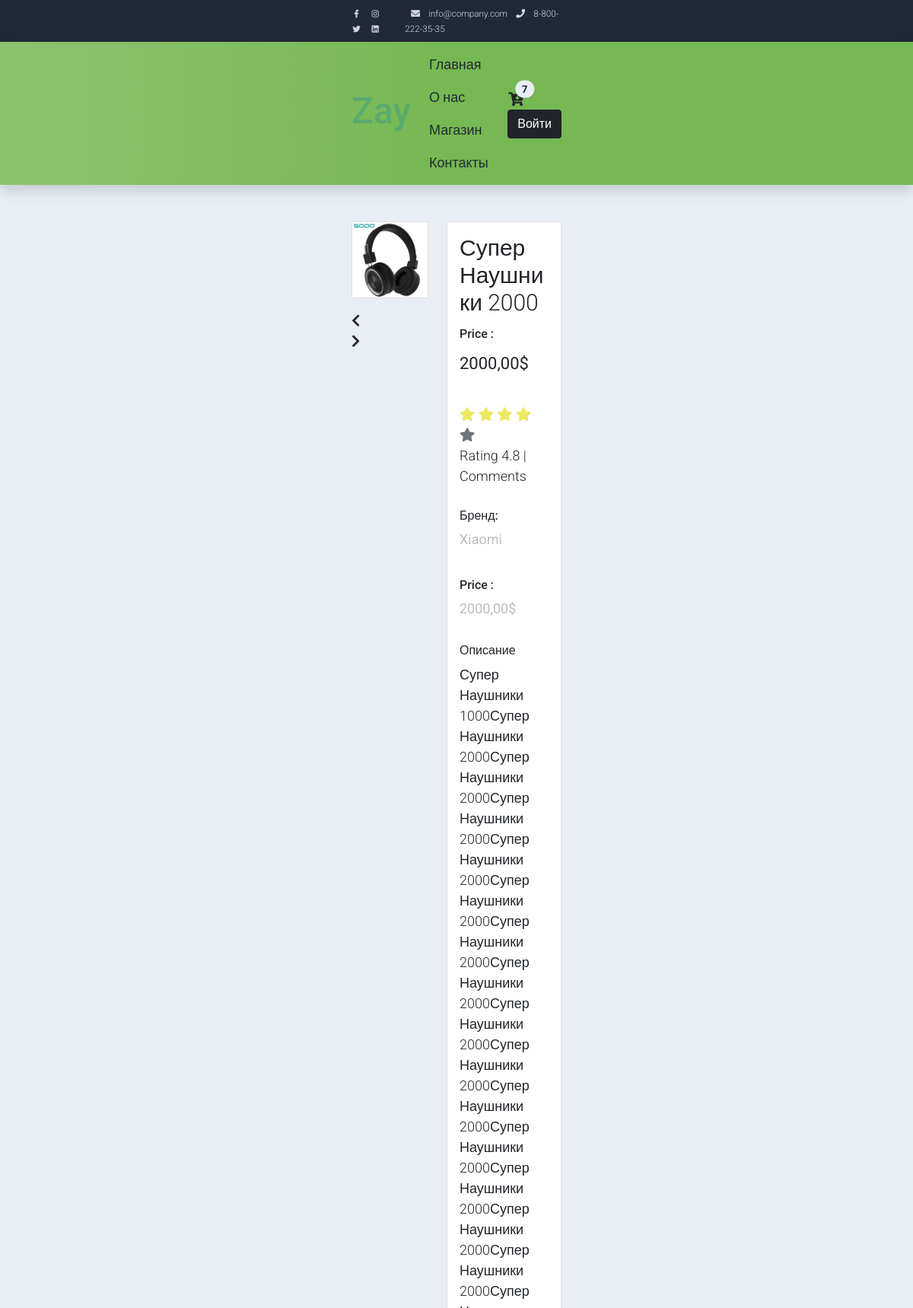
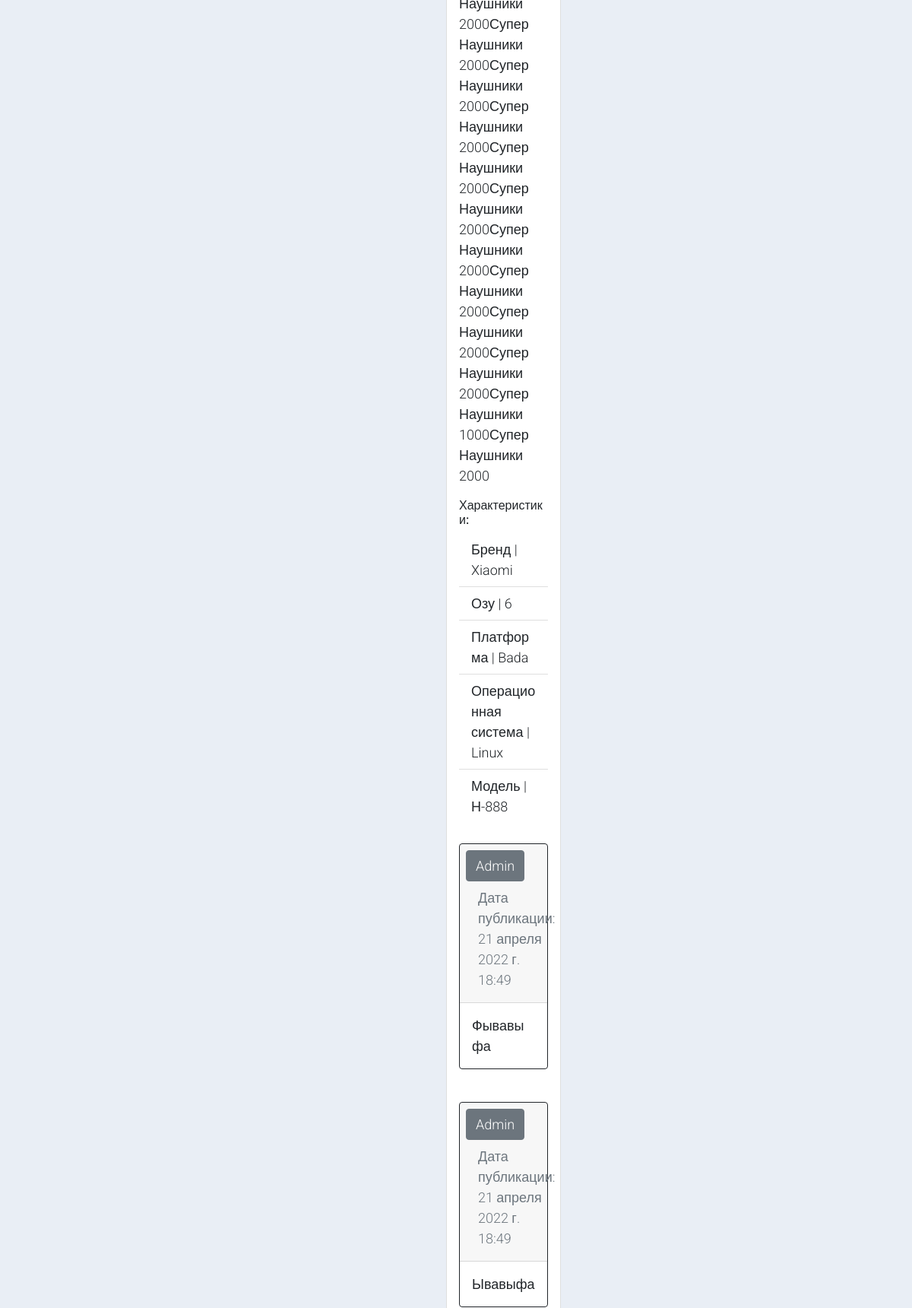
The page /single/super-naushniki-2000 (upper part) on the database its author committed (2 pictures, top to bottom).
### shop/models.py (models this page shows, shortened)
class Product(models.Model):
    category = models.ForeignKey(
        Category, related_name='products',
        on_delete=models.CASCADE, verbose_name='Категория'
    )
    name = models.CharField('Название', max_length=200, db_index=True)
    slug = models.SlugField('Юрл', max_length=200, db_index=True)
    image = models.ImageField('Изображение', upload_to='products/%Y/%m/%d')
    description = models.TextField('Описание продукта', blank=True)
    price = models.DecimalField('Цена', max_digits=10, decimal_places=2)
    stock = models.PositiveIntegerField('Остаток продукта')
    available = models.BooleanField('Наличие в ассортименте', default=True)
    created = models.DateTimeField('Дата создания', auto_now_add=True)
    updated = models.DateTimeField('Дата обновления', auto_now=True)
    model = models.CharField('Модель', max_length=100, db_index=True)
    manufacturer = models.ForeignKey(
        Brand, max_length=100,
        default=None,
        verbose_name='Производитель',
        on_delete=models.SET_NULL,
        null=True
    )
    os = models.ManyToManyField(
        OperatingSystems, verbose_name='Операционная система', blank=True
    )
    platform = models.ManyToManyField(
        Platform, verbose_name='Платформа', blank=True
    )
    ram = models.ManyToManyField(Ram, verbose_name='Озу', blank=True)
    class Meta:
        verbose_name = 'Продукт'
        verbose_name_plural = 'Продукты'
        ordering = ('name',)
        index_together = (('id', 'slug'),)

class Brand(models.Model):
    name = models.CharField('Название', max_length=100)
    image = models.ImageField(
        'Изображение', upload_to='brand/%Y/%m/%d', blank=True
    )
    class Meta:
        verbose_name = 'Бренд'
        verbose_name_plural = 'Бренд'
    def __str__(self):
        return self.name

class Ram(models.Model):
    count = models.IntegerField('Оперативная память')
    def __str__(self) -> str:
        return f'{self.count}'
    class Meta:
        verbose_name = 'Озу'
        verbose_name_plural = 'Озу'

class Platform(models.Model):
    name = models.CharField('Название', max_length=50)
    def __str__(self):
        return self.name
    class Meta:
        verbose_name = 'Платформа'
        verbose_name_plural = 'Платформы'

class OperatingSystems(models.Model):
    name = models.CharField('Название', max_length=50)
    def __str__(self):
        return self.name
    class Meta:
        verbose_name = 'Операционная система'
        verbose_name_plural = 'Операционные системы'

class Reviews(models.Model):
    email = models.EmailField()
    name = models.CharField('Имя', max_length=100)
    text = models.TextField('Сообщение', max_length=5000)
    parent = models.ForeignKey(
        'self', verbose_name='Родитель',
        on_delete=models.SET_NULL, blank=True, null=True
    )
    product = models.ForeignKey(
        Product, verbose_name='продукт',
        on_delete=models.CASCADE,
        related_name='product_review'
    )
    date = models.DateTimeField(auto_now=True)
    name = models.ForeignKey(
        User, blank=True, null=True,
        on_delete=models.PROTECT, verbose_name='Автор комментария'
    )
    class Meta:
        verbose_name = 'Отзыв'
        verbose_name_plural = 'Отзывы'
        ordering = ['-date']

### shop/views.py (the view)
# urls.py: path('single/<slug:product_slug>', views.PostDetail.as_view(), name='post_detail'),#конкретный товар
class PostDetail(DetailView):
    model = Product
    context_object_name = 'product'
    template_name = 'shop/single.html'
    slug_url_kwarg = 'product_slug'

### shop/templates/shop/single.html (shortened to what this page needs)
{% extends 'base.html' %}
    {% block content %}
        <section class="bg-light">
            <div class="container pb-5">
                <div class="row">
                    <div class="col-lg-5 mt-5">
                        <div class="card mb-3">
                            <img class="card-img img-fluid"
                                 src="{{ product.image.url }}"
                                 id="product-detail">
                        </div>
                        <div class="row">
                            <div class="col-1 align-self-center">
                                <a href="#multi-item-example" role="button" data-bs-slide="prev">
                                    <i class="text-dark fas fa-chevron-left"></i>
                                </a>
                            </div>
                            <div class="col-1 align-self-center">
                                <a href="#multi-item-example" role="button" data-bs-slide="next">
                                    <i class="text-dark fas fa-chevron-right"></i>
                                </a>
                            </div>
                        </div>
                    </div>
                    <div class="col-lg-7 mt-5">
                        <div class="card">
                            <div class="card-body">
                                <h1 class="h2">{{ product.name }}</h1>
                                <ul class="list-inline">
                                    <li class="list-inline-item">
                                        <h6>Price :</h6>
                                    </li>
                                    <li class="list-inline-item">
                                        <p class="h3 py-2">
                                            <strong>{{ product.price }}$</strong>
                                        </p>
                                    </li>
                                </ul>
                                <p class="py-2">
                                    <i class="fa fa-star text-warning"></i>
                                    <i class="fa fa-star text-warning"></i>
                                    <i class="fa fa-star text-warning"></i>
                                    <i class="fa fa-star text-warning"></i>
                                    <i class="fa fa-star text-secondary"></i>
                                    <span class="list-inline-item text-dark">Rating 4.8 | {{ product.reviews_set.all.count }} Comments</span>
                                </p>
                                <ul class="list-inline">
                                    <li class="list-inline-item">
                                        <h6>Бренд:</h6>
                                    </li>
                                    <li class="list-inline-item">
                                        <p class="text-muted">
                                            <strong>{{ product.manufacturer }}</strong>
                                        </p>
                                    </li>
                                </ul>
                                <ul class="list-inline">
                                    <li class="list-inline-item">
                                        <h6>Price :</h6>
                                    </li>
                                    <li class="list-inline-item">
                                        <p class="text-muted">
                                            <strong>{{ product.price }}$</strong>
                                        </p>
                                    </li>
                                </ul>
                                <h6>Описание</h6>
                                <p>
                                    {{ product.description }}
                                </p>
                                <h6>Характеристики:</h6>
                                <ul class="list-group list-group-flush">
                                    <li class="list-group-item">Бренд | {{product.manufacturer}}</li>
                                    <li class="list-group-item">Озу | {{product.ram.first}}</li>
                                    <li class="list-group-item">Платформа | {{product.platform.first}}</li>
                                    <li class="list-group-item">Операционная система | {{product.os.first}}</li>
                                    <li class="list-group-item">Модель | {{product.model}}</li>
                                  </ul>
                                <div class="row">
                                    <div class="single-form-left">
                                        <div class="contact-single">
                                            {% for review in product.product_review.all %}
                                            <br>
                                            <div class="card border-dark mb-3" style="max-width: 45rem;">
                                                <div class="card-header">
                                                    <ul class="nav nav-pills card-header-pills">
                                                    <li class="nav-item">
                                                        <a class="btn btn-secondary">{{ review.name|title }}</a>
                                                    </li>
                                                    <li class="nav-item">
                                                        <a class="nav-link disabled" tabindex="-1" aria-disabled="true">Дата публикации: {{ review.date }}</a>
                                                    </li>
                                                    </ul>
                                                </div>
                                                <div class="card-body text-dark">
                                                    <p class="card-text">{{ review.text|title }}</p>
                                                </div>
                                            </div>
                                            {% endfor %}
                                        </div>
                                    </div>
                                </div>
                            </div>
                        </div>
                    </div>
                </div>
            </div>
        </section>
    {% endblock %}

### shop/static/css/templatemo.css (style rules this page uses)
body, ul, li, p, a, label, input, div { font-family: 'Roboto', sans-serif; font-size: 18px !important; font-weight: 300 !important; }
.h2 { font-family: 'Roboto', sans-serif; font-size: 30px !important; font-weight: 300; }
.h3 { font-family: 'Roboto', sans-serif; font-size: 22px !important; }
.text-warning { color: #ede861 !important; }
.text-muted { color: #bcbcbc !important; }
.bg-light { background-color: #e9eef5 !important; }

### shop/static/css/custom.css (style rules this page uses)
.container { position: relative; z-index: 1; max-width: 300px; margin: 0 auto; }
.container:before, .container:after { content: ""; display: block; clear: both; }
body { background: #76b852; background: rgb(141,194,111); background: linear-gradient(90deg, rgba(141,194,111,1) 0%, rgba(118,184,82,1) 50%); font-family: "Roboto", sans-serif; -webkit-font-smoothing: antialiased; -moz-osx-font-smoothing: grayscale; }

### rows shown on the page
Product: image (picture), name "Супер Наушники 2000", price "2000,00", manufacturer "Xiaomi", description "Супер Наушники 1000Супер Наушники 2000Супер Наушники 2000Супер Наушники 2000Супер Наушники 2000Супер Наушники 2000Супер Наушники 2000Супер Наушники 2000Супер Наушники 2000Супер Наушники 2000Супер Наушники 2000Супер Наушники 2000Супер Наушники 2000Супер Наушники 2000Супер Наушники 2000Супер Наушники 2000Супер Наушники 2000Супер Наушники 2000Супер Наушники 2000Супер Наушники 2000Супер Наушники 2000Супер Наушники 2000Супер Наушники 2000Супер Наушники 2000Супер Наушники 2000Супер Наушники 1000Супер Наушники 2000", ram.first "6", platform.first "Bada", os.first "Linux", model "Н-888"
Reviews: name "Admin", date "21 апреля 2022 г. 18:49", text "Фывавыфа"
Reviews: name "Admin", date "21 апреля 2022 г. 18:49", text "Ывавыфа"
